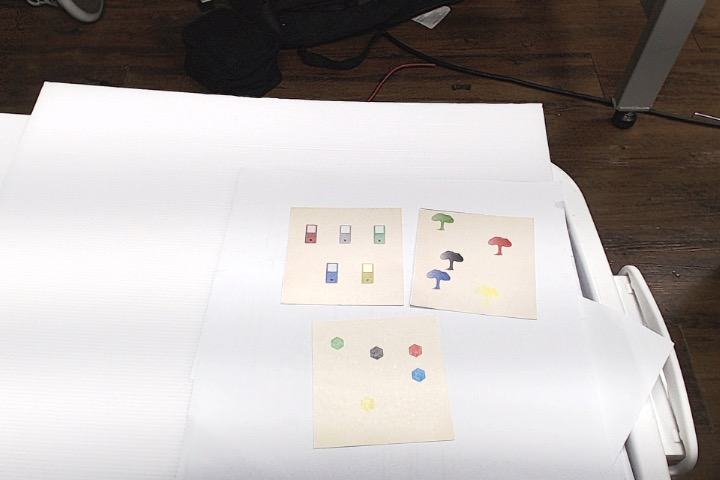
#> input picture colorTest.png, 720 x 480 px, given in place of the camera
$ python coorDinate.py
#> lines starting #> are read from the running program, lines starting #| are printed output that depends on the picture; after the words box and inside, x2 and y2 are one past the last pixel; in counts of white or black regions, pixels touching at a corner belong together
import cv2
import numpy as np

cap = cv2.VideoCapture(0)
cap.set(cv2.CAP_PROP_FRAME_WIDTH, 1000)
cap.set(cv2.CAP_PROP_FRAME_HEIGHT, 760)

while True:
    _, frame = cap.read()
#> frame is the input picture: shape (480, 720, 3); mean B, G, R 172.7, 174.6, 180.1

    cv2.circle(frame, (247, 92), 5, (0, 0, 255), -1)
#> frame: shape (480, 720, 3); 0.02% of pixels changed, all inside (x1, y1, x2, y2) = (242, 87, 253, 98)
    cv2.circle(frame, (734, 93), 5, (0, 0, 255), -1)
    cv2.circle(frame, (23, 533), 5, (0, 0, 255), -1)
    cv2.circle(frame, (994, 533), 5, (0, 0, 255), -1)

    pts1 = np.float32([[247, 92],
                       [734, 93],
                       [23, 533],
                       [994, 533]])
    pts2 = np.float32([[0, 0], [500, 0], [0, 500], [500, 500]])
    matrix = cv2.getPerspectiveTransform(pts1, pts2)

    result = cv2.warpPerspective(frame, matrix, (500, 505))

    #######
    hsv = cv2.cvtColor(result, cv2.COLOR_BGR2HSV)
#> hsv: shape (505, 500, 3); mean H, S, V 65.9, 24.2, 152.5

    # red color

    red_lower = np.array([136, 87, 111], np.uint8)
    red_upper = np.array([180, 255, 255], np.uint8)

    # blue color

    blue_lower = np.array([99, 115, 150], np.uint8)
    blue_upper = np.array([110, 255, 255], np.uint8)

    # yellow color

    yellow_lower = np.array([22, 60, 200], np.uint8)
    yellow_upper = np.array([60, 255, 255], np.uint8)

    # white color

    white_lower = np.array([0, 0, 200], np.uint8)
    white_upper = np.array([180, 20, 255], np.uint8)

    # green color

    green_lower = np.array([25, 52, 72], np.uint8)
    green_upper = np.array([102, 255, 255], np.uint8)

    # black color

    black_lower = np.array([0, 0, 0], np.uint8)
    black_upper = np.array([180, 255, 30], np.uint8)

    # all color together

    red = cv2.inRange(hsv, red_lower, red_upper)
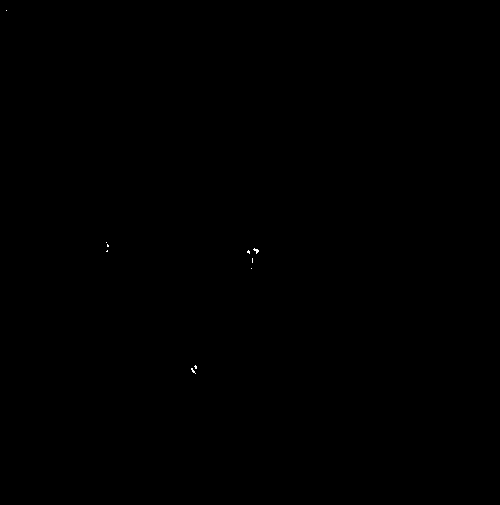
#> red: shape (505, 500); 0.02% white in thin lines or dots, all inside (x1, y1, x2, y2) = (6, 10, 259, 374)
    blue = cv2.inRange(hsv, blue_lower, blue_upper)
#> blue: shape (505, 500); every value is 0
    yellow = cv2.inRange(hsv, yellow_lower, yellow_upper)
#> yellow: shape (505, 500); 0.07% white; 4 white regions (1 under 20 px), largest, box (x1, y1, x2, y2) and area: (151, 289, 160, 301) 76, (239, 306, 249, 316) 73, (166, 411, 172, 418) 28
    white = cv2.inRange(hsv, white_lower, white_upper)
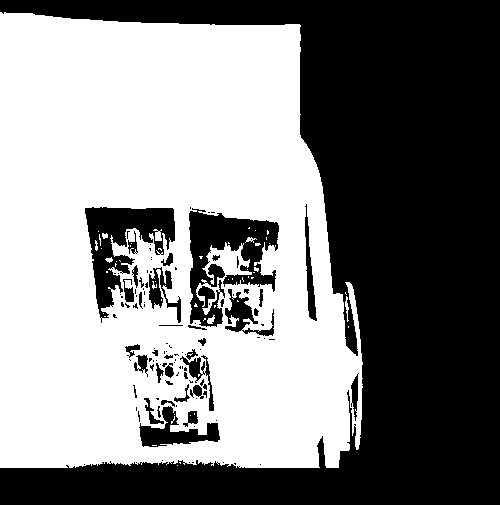
#> white: shape (505, 500); 51.8% white; 115 black regions (77 under 20 px), largest, box (x1, y1, x2, y2) and area: (0, 0, 500, 505) 105977, (189, 208, 279, 327) 5220, (85, 207, 175, 323) 4284
    green = cv2.inRange(hsv, green_lower, green_upper)
#> green: shape (505, 500); 0.1% white; 8 white regions (4 under 20 px), largest, box (x1, y1, x2, y2) and area: (205, 217, 216, 228) 92, (237, 305, 250, 324) 92, (165, 410, 172, 418) 40, (150, 282, 153, 301) 20
    black = cv2.inRange(hsv, black_lower, black_upper)
#> black: shape (505, 500); 21.5% white; 21 white regions (17 under 20 px), largest, box (x1, y1, x2, y2) and area: (0, 0, 500, 505) 53351, (365, 37, 391, 75) 517, (317, 0, 372, 30) 362, (6, 0, 20, 10) 111

    # Morphological Transform, Dilation

    kernal = np.ones((5, 5), "uint8")

    red = cv2.dilate(red, kernal)
#> red: shape (505, 500); 0.16% white; 5 white regions, box (x1, y1, x2, y2) and area: (245, 246, 261, 265) 175, (189, 363, 199, 376) 106, (104, 240, 111, 254) 84, (4, 8, 9, 13) 25, (249, 266, 254, 271) 25
    res_red = cv2.bitwise_and(result, result, mask=red)

    blue = cv2.dilate(blue, kernal)
    res_blue = cv2.bitwise_and(result, result, mask=blue)
#> res_blue: shape (505, 500, 3); every value is 0

    yellow = cv2.dilate(yellow, kernal)
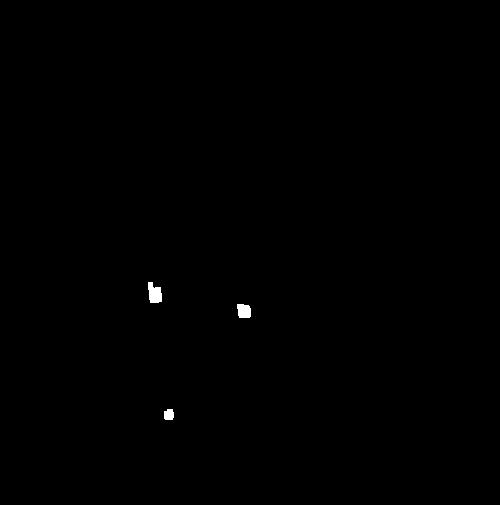
#> yellow: shape (505, 500); 0.2% white; 3 white regions, box (x1, y1, x2, y2) and area: (148, 282, 162, 303) 223, (237, 304, 251, 318) 173, (164, 409, 174, 420) 98
    res_yellow = cv2.bitwise_and(result, result, mask=yellow)

    # white = cv2.dilate(white, kernal)
    # res_white = cv2.bitwise_and(result, result, mask=white)

    green = cv2.dilate(green, kernal)
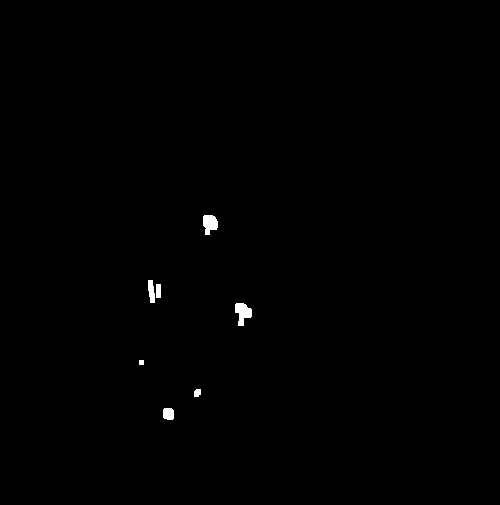
#> green: shape (505, 500); 0.34% white; 7 white regions, largest, box (x1, y1, x2, y2) and area: (235, 303, 252, 326) 249, (203, 215, 218, 235) 225, (148, 280, 155, 303) 124
    res_green = cv2.bitwise_and(result, result, mask=green)

    black = cv2.dilate(black, kernal)
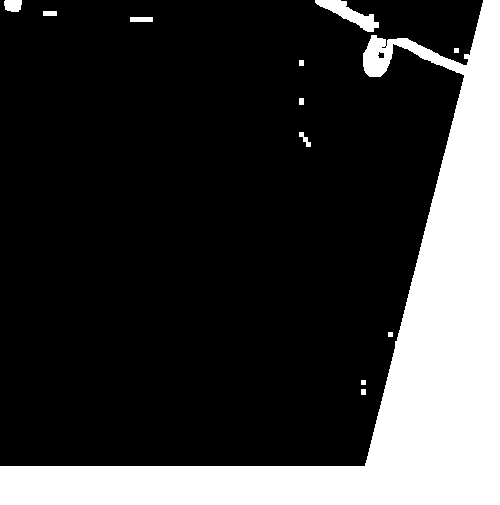
#> black: shape (505, 500); 23% white; 12 white regions
    res_black = cv2.bitwise_and(result, result, mask=black)
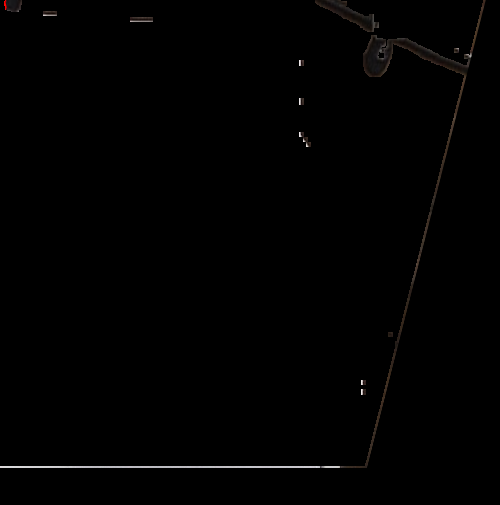
#> res_black: shape (505, 500, 3); mean B, G, R 1.1, 1.2, 1.3

    # Tracking red
    (contours, hierarchy) = cv2.findContours(
        red, cv2.RETR_TREE, cv2.CHAIN_APPROX_SIMPLE)
#> contours = 6 contours, 3 with area under 20; largest, box (x1, y1, x2, y2) and area: (245, 246, 261, 265) 152, (189, 363, 199, 376) 88, (104, 240, 111, 254) 66
    for pic, contour in enumerate(contours):
        area = cv2.contourArea(contour)
        if(area > 700):
            x, y, w, h = cv2.boundingRect(contour)
            result = cv2.rectangle(
                result, (x, y), (x + w, y + h), (0, 0, 255), 2)
            cv2.putText(result, "Red Colour", (x, y),
                        cv2.FONT_HERSHEY_SIMPLEX, 0.7, (0, 0, 255))  # BGR
#> this loop made 6 passes
#> area on passes 1, 3, 5: 87.5, 152, 65.5

    # Tracking blue
    (contours, hierarchy) = cv2.findContours(
        blue, cv2.RETR_TREE, cv2.CHAIN_APPROX_SIMPLE)
#> contours = []
    for pic, contour in enumerate(contours):
        area = cv2.contourArea(contour)
        if(area > 700):
            x, y, w, h = cv2.boundingRect(contour)
            result = cv2.rectangle(
                result, (x, y), (x + w, y + h), (255, 0, 0), 2)
            cv2.putText(result, "Blue Colour", (x, y),
                        cv2.FONT_HERSHEY_SIMPLEX, 0.7, (255, 0, 0))
#> this loop made 0 passes

    # Tracking yellow
    (contours, hierarchy) = cv2.findContours(
        yellow, cv2.RETR_TREE, cv2.CHAIN_APPROX_SIMPLE)
#> contours = 3 contours; box (x1, y1, x2, y2) and area: (148, 282, 162, 303) 192, (237, 304, 251, 318) 149, (164, 409, 174, 420) 80
    for pic, contour in enumerate(contours):
        area = cv2.contourArea(contour)
        if(area > 700):
            x, y, w, h = cv2.boundingRect(contour)
            result = cv2.rectangle(
                result, (x, y), (x + w, y + h), (255, 242, 0), 2)
            cv2.putText(result, "Yellow Colour", (x, y),
                        cv2.FONT_HERSHEY_SIMPLEX, 1.0, (0, 255, 0))
#> this loop made 3 passes
#> area on passes 1 to 3: 80, 149, 191.5

    # Tracking white
    # (contours, hierarchy) = cv2.findContours(
    #     white, cv2.RETR_TREE, cv2.CHAIN_APPROX_SIMPLE)
    # for pic, contour in enumerate(contours):
    #     area = cv2.contourArea(contour)
    #     if(area > 700):
    #         x, y, w, h = cv2.boundingRect(contour)
    #         result = cv2.rectangle(
    #             result, (x, y), (x + w, y + h), (255, 255, 255), 2)
    #         cv2.putText(result, "White Colour", (x, y),
    #                     cv2.FONT_HERSHEY_SIMPLEX, 1.0, (255, 255, 255))

    # Tracking green
    (contours, hierarchy) = cv2.findContours(
        green, cv2.RETR_TREE, cv2.CHAIN_APPROX_SIMPLE)
#> contours = 7 contours, 1 with area under 20; largest, box (x1, y1, x2, y2) and area: (235, 303, 252, 326) 214, (203, 215, 218, 235) 196, (163, 408, 174, 420) 103, (148, 280, 155, 303) 97, (156, 284, 161, 298) 52, (194, 389, 201, 397) 36
    for pic, contour in enumerate(contours):
        area = cv2.contourArea(contour)
        if(area > 700):
            x, y, w, h = cv2.boundingRect(contour)
            result = cv2.rectangle(
                result, (x, y), (x + w, y + h), (25, 255, 0), 2)
            cv2.putText(result, "Green Colour", (x, y),
                        cv2.FONT_HERSHEY_SIMPLEX, 1.0, (255, 255, 255))
#> this loop made 7 passes
#> area on passes 1, 2, 4, 6, 7: 103, 36.5, 214, 97, 195.5
#> (contour, area) on pass 5: ([[156, 284], [156, 297], [160, 297], [160, 284]], 52)

    # Tracking black
    (contours, hierarchy) = cv2.findContours(
        black, cv2.RETR_TREE, cv2.CHAIN_APPROX_SIMPLE)
#> contours = 14 contours, 4 with area under 20; largest, box (x1, y1, x2, y2) and area: (0, 0, 500, 505) 55567, (315, 0, 379, 32) 698, (4, 0, 22, 12) 164, (130, 17, 153, 22) 88, (43, 11, 57, 16) 52
    for pic, contour in enumerate(contours):
        area = cv2.contourArea(contour)
        if(area > 700):
            x, y, w, h = cv2.boundingRect(contour)
            result = cv2.rectangle(
                result, (x, y), (x + w, y + h), (0, 0, 0), 2)
            cv2.putText(result, "Black Colour", (x, y),
                        cv2.FONT_HERSHEY_SIMPLEX, 0.7, (0, 0, 0))
#> this loop made 14 passes
#> (area, x, y, w, h) on pass 10: (55567, 0, 0, 500, 505)
#> (contour, area) on passes 1, 5, 6, 8, 9: ([[361, 389], [361, 394], [365, 394], [365, 389]], 20), ([[299, 98], [299, 104], [303, 104], [303, 98]], 24), ([[299, 60], [299, 65], [303, 65], [303, 60]], 20), ([[130, 17], [130, 21], [152, 21], [152, 17]], 88), ([[43, 11], [43, 15], [56, 15], [56, 11]], 52)
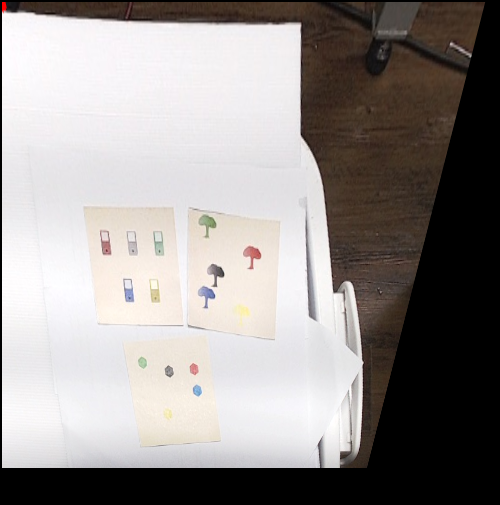
#> result: shape (505, 500, 3); mean B, G, R 143.8, 145.8, 150.7

    cv2.imshow("Color Tracking", result)
    ##

    cv2.imshow("Frame", frame)
    # cv2.imshow("Perspective transformation", result)

    key = cv2.waitKey(1)
#> (key Esc is pressed here)
    if key == 27:
        break


cap.release()
cv2.destroyAllWindows()
